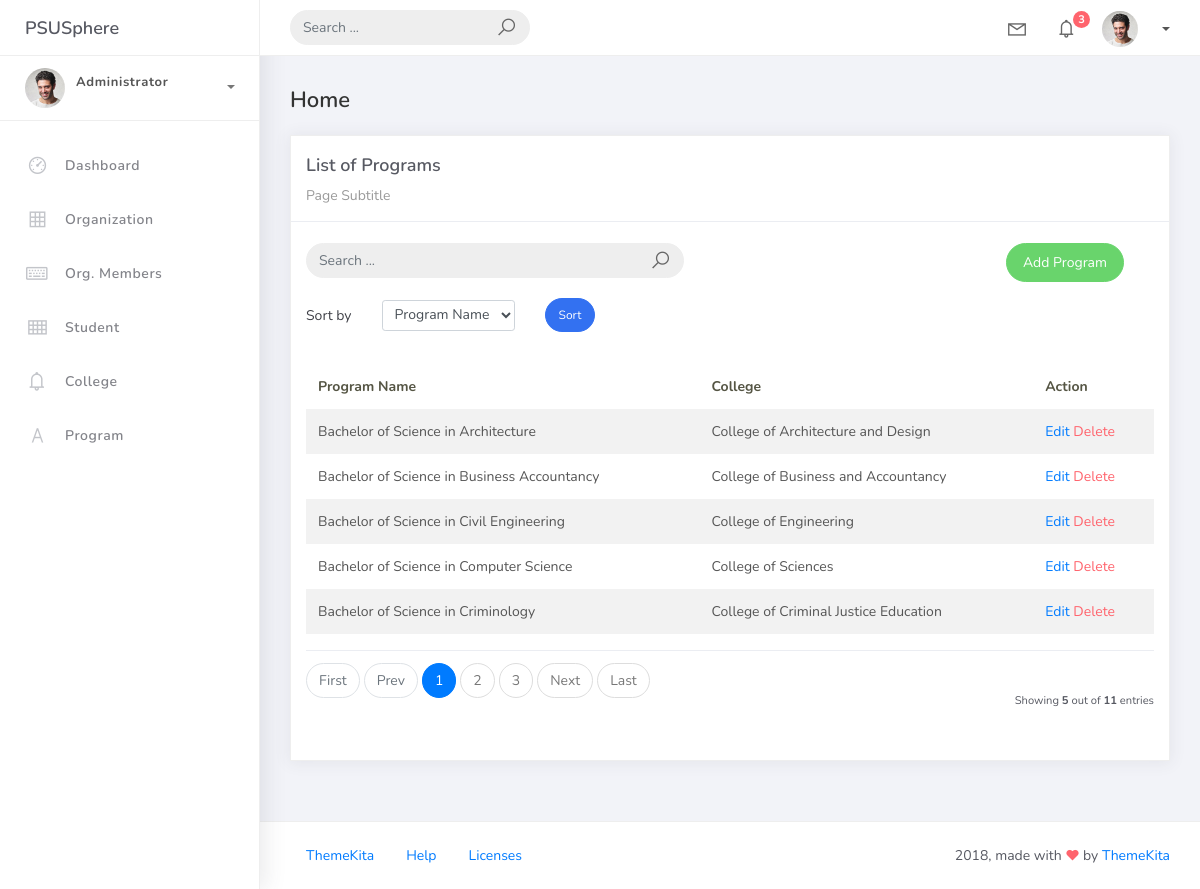
The page /program_list on the database its author committed.
### studentorg/models.py (models this page shows, shortened)
class BaseModel(models.Model):
    created_at = models.DateTimeField(auto_now_add=True, db_index=True)
    updated_at = models.DateTimeField(auto_now=True)
    class Meta:
        abstract = True

class Program(BaseModel):
    prog_name = models.CharField(max_length=150)
    college = models.ForeignKey(College, on_delete=models.CASCADE)

class College(BaseModel):
    college_name = models.CharField(max_length=150)
    def __str__(self):
        return self.college_name

### studentorg/views.py (the view)
# urls.py: path('program_list', views.ProgramList.as_view(), name='program-list'),
class ProgramList(ListView):
    model = Program
    context_object_name = 'programs'
    template_name = 'program_list.html'
    paginate_by = 5
    def get_queryset(self):
        qs = super().get_queryset()
        q = self.request.GET.get('q')
        if q:
            qs = qs.filter(Q(prog_name__icontains=q) | Q(college__college_name__icontains=q))
        return qs
    def get_ordering(self):
        allowed = ["prog_name", "college__college_name"]
        sort_by = self.request.GET.get("sort_by")
        if sort_by in allowed:
            return sort_by
        return "prog_name"

### templates/program_list.html (shortened to what this page needs)
{% extends 'base.html' %}
{% load static %}
{% block content %}
<div class="content">
    <div class="container-fluid">
        <h4 class="page-title">Home</h4>
        <div class="row">
            <div class="col-md-12">
                <div class="card">
                    <div class="card-header">
                        <div class="card-title">List of Programs</div>
                        <div class="card-category">Page Subtitle</div>
                    </div>
                    <br />
                    <div class="col-md-12 row">
                        <div class="col-md-6">
                            <form class="navbar-left navbar-form nav-search mr-md-3" action="{% url 'program-list' %}" method="get">
                                <div class="input-group">
                                    <input type="text" placeholder="Search ..." class="form-control" name="q" value="{{ request.GET.q|default:'' }}" />
                                    <div class="input-group-append">
                                        <span class="input-group-text">
                                            <i class="la la-search search-icon"></i>
                                        </span>
                                    </div>
                                </div>
                            </form>
                        </div>
                        <div class="col-md-6">
                            <div class="pull-right">
                                <a href="{% url 'program-add' %}" class="btn btn-success btn-rounded">Add Program</a>
                            </div>
                        </div>
                    </div>
                    <div class="col-md-12 mt-3">
                        <form method="get" class="row g-2 align-items-center">
                            <div class="col-auto">
                                <label for="smallSelect" class="col-form-label">Sort by</label>
                            </div>
                            <div class="col-auto">
                                <select class="form-control form-control-sm" id="smallSelect" name="sort_by">
                                    <option value="prog_name" {% if request.GET.sort_by == "prog_name" %}selected{% endif %}>Program Name</option>
                                </select>
                            </div>
                            <div class="col-auto">
                                <button type="submit" class="btn btn-primary btn-sm btn-rounded">Sort</button>
                            </div>
                        </form>
                    </div>
                    <div class="card-body">
                        <table class="table table-striped mt-3">
                            <thead>
                                <tr>
                                    <th scope="col">Program Name</th>
                                    <th scope="col">College</th>
                                    <th scope="col">Action</th>
                                </tr>
                            </thead>
                            <tbody>
                                {% for object in object_list %}
                                <tr>
                                    <td>{{ object.prog_name }}</td>
                                    <td>{{ object.college }}</td>
                                    <td>
                                        <a href="{% url 'program-update' object.id %}">Edit</a>
                                        <a href="{% url 'program-delete' object.id %}" class="text-danger">Delete</a>
                                    </td>
                                </tr>
                                {% empty %}
                                <tr>
                                    <td colspan="3" style="text-align: center">
                                        <p class="text-sm font-weight-bold mb-0">No Records Found</p>
                                    </td>
                                </tr>
                                {% endfor %}
                            </tbody>
                        </table>
                        {% include 'includes/pagination.html' %}
                    </div>
                </div>
            </div>
        </div>
    </div>
</div>
{% endblock %}

### rows shown on the page
Program: prog_name "Bachelor of Science in Architecture", college "College of Architecture and Design"
Program: prog_name "Bachelor of Science in Business Accountancy", college "College of Business and Accountancy"
Program: prog_name "Bachelor of Science in Civil Engineering", college "College of Engineering"
Program: prog_name "Bachelor of Science in Computer Science", college "College of Sciences"
Program: prog_name "Bachelor of Science in Criminology", college "College of Criminal Justice Education"

### other values the page prints
{{ page_num }} "1"
{{ page_num }} "2" "3"
{{ object_list.count }} "5"
{{ paginator.count }} "11"
